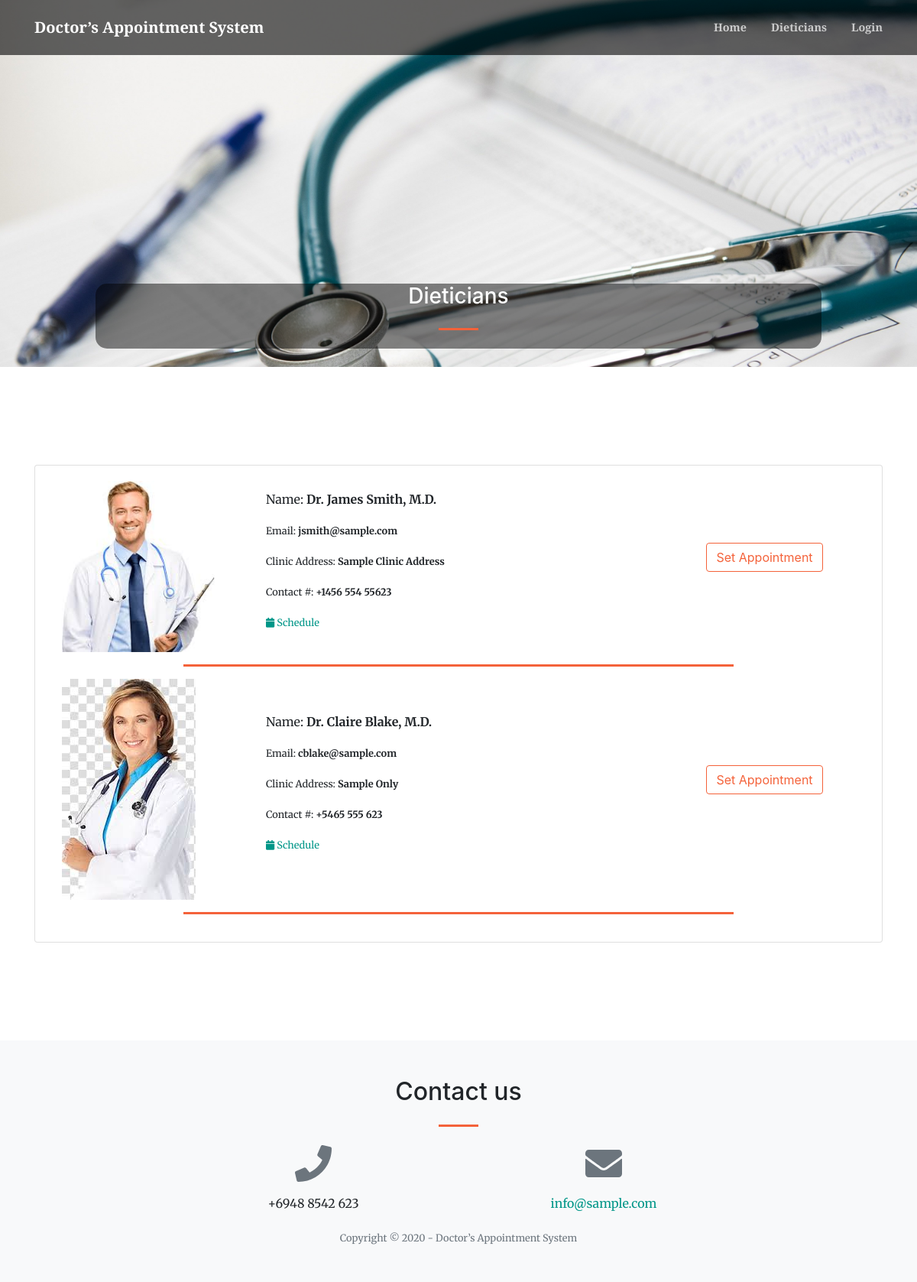
Page /zindex.php?page=doctors on the committed database.
### tables this page shows
CREATE TABLE `doctors_list` (
  `id` int(30) NOT NULL,
  `name` text NOT NULL,
  `name_pref` varchar(100) NOT NULL,
  `clinic_address` text NOT NULL,
  `contact` text NOT NULL,
  `email` text NOT NULL,
  `specialty_ids` text NOT NULL,
  `img_path` text NOT NULL,
  `date_created` datetime NOT NULL DEFAULT current_timestamp()
);

### doctors.php (the view, shortened to what this page needs)
<?php include 'admin/db_connect.php';
?>
        <header class="masthead">
            <div class="container h-100">
                <div class="row h-100 align-items-center justify-content-center text-center">
                    <div class="col-lg-10 align-self-end mb-4 page-title">
                    	<h3 class="text-white">Dieticians</h3>
                        <hr class="divider my-4" />
                    </div>
                </div>
            </div>
        </header>
	<section class="page-section" id="doctors" >
        <div class="container">
        	<div class="card">
        		<div class="card-body">
        			<div class="col-lg-12">
				<?php
				$where = "";
				$cats = $conn->query("SELECT * FROM doctors_list ".$where." order by id asc");
				while($row=$cats->fetch_assoc()):
				?>
				<div class="row align-items-center">
					<div class="col-md-3">
						<img src="assets/img/<?php echo $row['img_path'] ?>" alt="">
					</div>
					<div class="col-md-6">
						 <p>Name: <b><?php echo "Dr. ".$row['name'].', '.$row['name_pref'] ?></b></p>
						 <p><small>Email: <b><?php echo $row['email'] ?></b></small></p>
						 <p><small>Clinic Address: <b><?php echo $row['clinic_address'] ?></b></small></p>
						 <p><small>Contact #: <b><?php echo $row['contact'] ?></b></small></p>
						 <p><small><a href="javascript:void(0)" class="view_schedule" data-id="<?php echo $row['id'] ?>" data-name="<?php echo "Dr. ".$row['name'].', '.$row['name_pref'] ?>"><i class='fa fa-calendar'></i> Schedule</a></b></small></p>
					</div>
					<div class="col-md-3 text-center align-self-end-sm">
						<button class="btn-outline-primary  btn  mb-4 set_appointment" type="button" data-id="<?php echo $row['id'] ?>"  data-name="<?php echo "Dr. ".$row['name'].', '.$row['name_pref'] ?>">Set Appointment</button>
					</div>
				</div>
				<hr class="divider" style="max-width: 60vw">
				<?php endwhile; ?>
				</div>
				</div>
        	</div>
        </div>
    </section>

### zindex.php (shortened to what this page needs)
<!DOCTYPE html>
<html lang="en">
    <?php
    include('header.php');
    ?>
    <body id="page-top">
        <nav class="navbar navbar-expand-lg navbar-light fixed-top py-3" id="mainNav">
            <div class="container">
                <a class="navbar-brand js-scroll-trigger" href="./"><?php echo $_SESSION['setting_name'] ?></a>
                <div class="collapse navbar-collapse" id="navbarResponsive">
                    <ul class="navbar-nav ml-auto my-2 my-lg-0">
                        <li class="nav-item"><a class="nav-link js-scroll-trigger" href="index.php?page=home">Home</a></li>
                        <li class="nav-item"><a class="nav-link js-scroll-trigger" href="zindex.php?page=doctors"></span>Dieticians</a></li>
                        <?php if(isset($_SESSION['login_id'])): ?>
                        <li class="nav-item"><a class="nav-link js-scroll-trigger" href="admin/ajax.php?action=logout2"><?php echo "Welcome  ".$_SESSION['login_name'] ?> <i class="fa fa-power-off"></i></a></li>
                      <?php else: ?>
                        <li class="nav-item"><a class="nav-link js-scroll-trigger" href="javascript:void(0)" id="login_now">Login</a></li>
                      <?php endif; ?>
                    </ul>
                </div>
            </div>
        </nav>
        <?php
        $page = isset($_GET['page']) ?$_GET['page'] : "home";
        include $page.'.php';
        ?>
        <footer class="bg-light py-5">
            <div class="container">
                <div class="row justify-content-center">
                    <div class="col-lg-8 text-center">
                        <h2 class="mt-0">Contact us</h2>
                        <hr class="divider my-4" />
                    </div>
                </div>
                <div class="row">
                    <div class="col-lg-4 ml-auto text-center mb-5 mb-lg-0">
                        <i class="fas fa-phone fa-3x mb-3 text-muted"></i>
                        <div><?php echo $_SESSION['setting_contact'] ?></div>
                    </div>
                    <div class="col-lg-4 mr-auto text-center">
                        <i class="fas fa-envelope fa-3x mb-3 text-muted"></i>
                        <a class="d-block" href="mailto:<?php echo $_SESSION['setting_email'] ?>"><?php echo $_SESSION['setting_email'] ?></a>
                    </div>
                </div>
            </div>
            <br>
            <div class="container"><div class="small text-center text-muted">Copyright © 2020 - <?php echo $_SESSION['setting_name'] ?>
        </footer>
    </body>
</html>

### header.php (shortened to what this page needs)
<link href="https://cdnjs.cloudflare.com/ajax/libs/magnific-popup.js/1.1.0/magnific-popup.min.css" rel="stylesheet" />
<link href="admin/assets/vendor/bootstrap-datepicker/css/bootstrap-datepicker.css" rel="stylesheet" />
<link href="css/styles.css" rel="stylesheet" />

### doctors.php (style rules this page uses)
#doctors img { max-height: 300px; max-width: 200px; }

### rows in the picture
doctors_list: img_path (picture), name "James Smith", name_pref "M.D.", email "jsmith@sample.com", clinic_address "Sample Clinic Address", contact "+1456 554 55623"
doctors_list: img_path (picture), name "Claire Blake", name_pref "M.D.", email "cblake@sample.com", clinic_address "Sample Only", contact "+5465 555 623"

### other values in the picture
$_SESSION['setting_name'] "Doctor’s Appointment System"
$_SESSION['setting_contact'] "+6948 8542 623"
$_SESSION['setting_email'] "info@sample.com"
